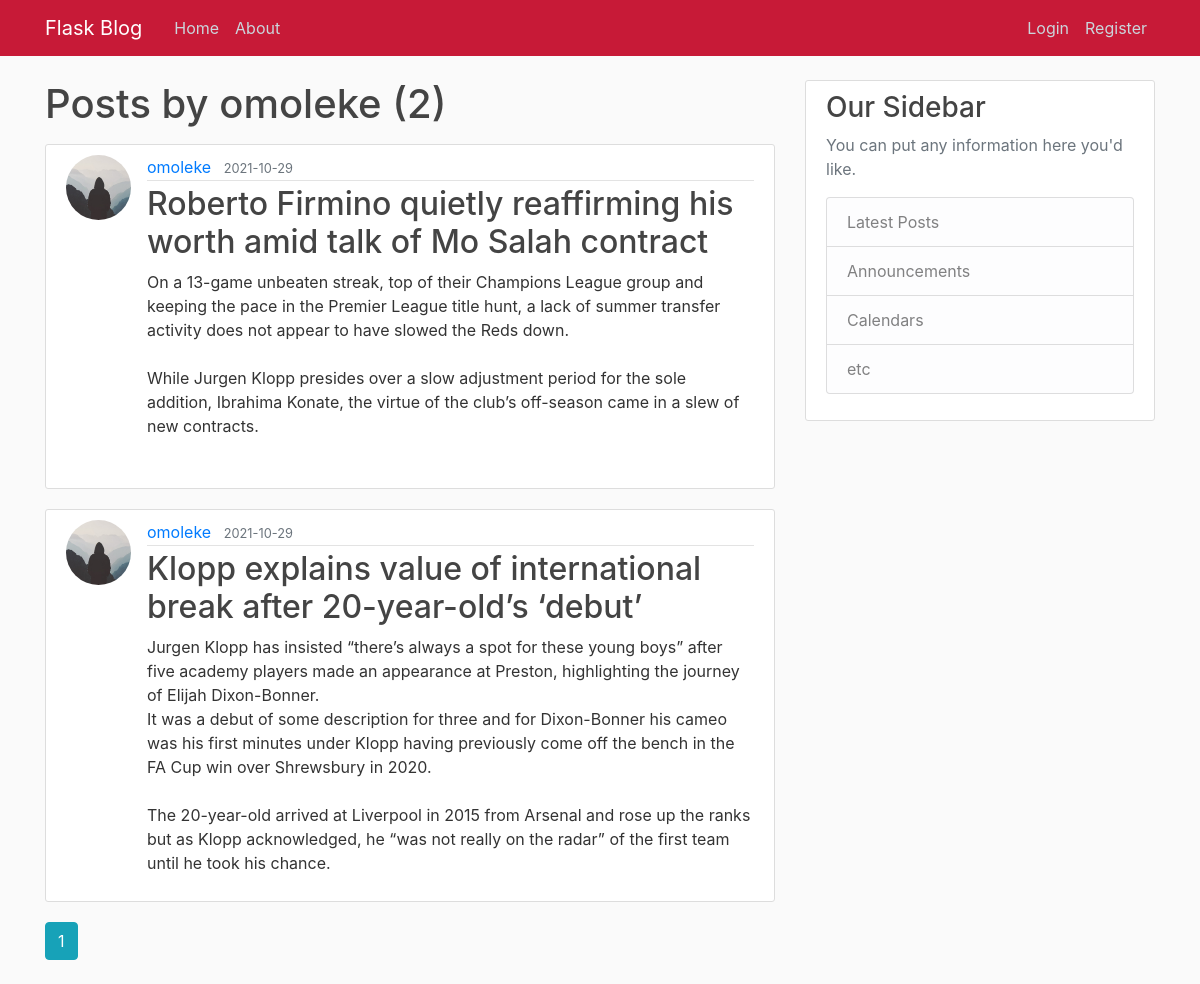
The app's page /user/omoleke  with its own data.
### flask_blog/models.py (models this page shows, shortened)
class User(db.Model,UserMixin):
    id = db.Column(db.Integer, primary_key=True)
    username = db.Column(db.String(20), unique=True, nullable=False)
    email = db.Column(db.String(120), unique=True, nullable=False)
    image_file = db.Column(db.String(20), nullable=False, default='default.jpg')
    password = db.Column(db.String(60), nullable=False)
    posts = db.relationship('Post', backref='author', lazy=True)

class Post(db.Model):
    id = db.Column(db.Integer, primary_key=True)
    title = db.Column(db.String(100), nullable=False)
    date_posted = db.Column(db.DateTime, nullable=False, default=datetime.utcnow)
    content = db.Column(db.Text, nullable=False)
    user_id = db.Column(db.Integer, db.ForeignKey('user.id'), nullable=False)

### flask_blog/routes.py (the view)
@app.route("/user/<string:username>")
def user_posts(username):
    page = request.args.get('page', 1, type=int)
    user = User.query.filter_by(username=username).first_or_404()
    posts = Post.query.filter_by(author=user)\
        .order_by(Post.date_posted.desc())\
        .paginate(page=page, per_page=5)
    return render_template('user_posts.html', posts=posts, user=user)

### flask_blog/templates/user_posts.html
{% extends "layout.html" %}
{% block content %}
    <h1 class="mb-3">Posts by {{ user.username }} ({{ posts.total }})</h1>
    {% for post in posts.items %}
        <article class="media content-section">
          <img class="rounded-circle article-img" src="{{ url_for('static', filename='profile_pics/' + post.author.image_file) }}">
          <div class="media-body">
            <div class="article-metadata">
              <a class="mr-2" href="{{ url_for('user_posts', username=post.author.username) }}">{{ post.author.username }}</a>
              <small class="text-muted">{{ post.date_posted.strftime('%Y-%m-%d') }}</small>
            </div>
            <h2><a class="article-title" href="{{ url_for('post', post_id=post.id) }}">{{ post.title }}</a></h2>
            <p class="article-content">{{ post.content }}</p>
          </div>
        </article>
    {% endfor %}
    {% for page_num in posts.iter_pages(left_edge=1, right_edge=1, left_current=1, right_current=2) %}
      {% if page_num %}
        {% if posts.page == page_num %}
          <a class="btn btn-info mb-4" href="{{ url_for('user_posts', username=user.username, page=page_num) }}">{{ page_num }}</a>
        {% else %}
          <a class="btn btn-outline-info mb-4" href="{{ url_for('user_posts', username=user.username, page=page_num) }}">{{ page_num }}</a>
        {% endif %}
      {% else %}
        ...
      {% endif %}
    {% endfor %}
{% endblock content %}

### flask_blog/static/main.css (style rules this page uses)
body { background: #fafafa; color: #333333; margin-top: 5rem; }
h1, h2, h3, h4, h5, h6 { color: #444444; }
.content-section { background: #ffffff; padding: 10px 20px; border: 1px solid #dddddd; border-radius: 3px; margin-bottom: 20px; }
.article-title { color: #444444; }
.article-content { white-space: pre-line; }
.article-img { height: 65px; width: 65px; margin-right: 16px; }
.article-metadata { padding-bottom: 1px; margin-bottom: 4px; border-bottom: 1px solid #e3e3e3 }

### records on screen
User: username "omoleke"
Post: image_file (placeholder picture), author.username "omoleke", date_posted "2021-10-29", title "Roberto Firmino quietly reaffirming his worth amid talk of Mo Salah contract", content "On a 13-game unbeaten streak, top of their Champions League group and keeping the pace in the Premier League title hunt, a lack of summer transfer activity does not appear to have slowed the Reds down. While Jurgen Klopp presides over a slow adjustment period for the sole addition, Ibrahima Konate, the virtue of the club’s off-season came in a slew of new contracts."
Post: image_file (placeholder picture), author.username "omoleke", date_posted "2021-10-29", title "Klopp explains value of international break after 20-year-old’s ‘debut’", content "Jurgen Klopp has insisted “there’s always a spot for these young boys” after five academy players made an appearance at Preston, highlighting the journey of Elijah Dixon-Bonner. It was a debut of some description for three and for Dixon-Bonner his cameo was his first minutes under Klopp having previously come off the bench in the FA Cup win over Shrewsbury in 2020. The 20-year-old arrived at Liverpool in 2015 from Arsenal and rose up the ranks but as Klopp acknowledged, he “was not really on the radar” of the first team until he took his chance."

### other values on screen
{{ posts.total }} "2"
{{ page_num }} "1"
